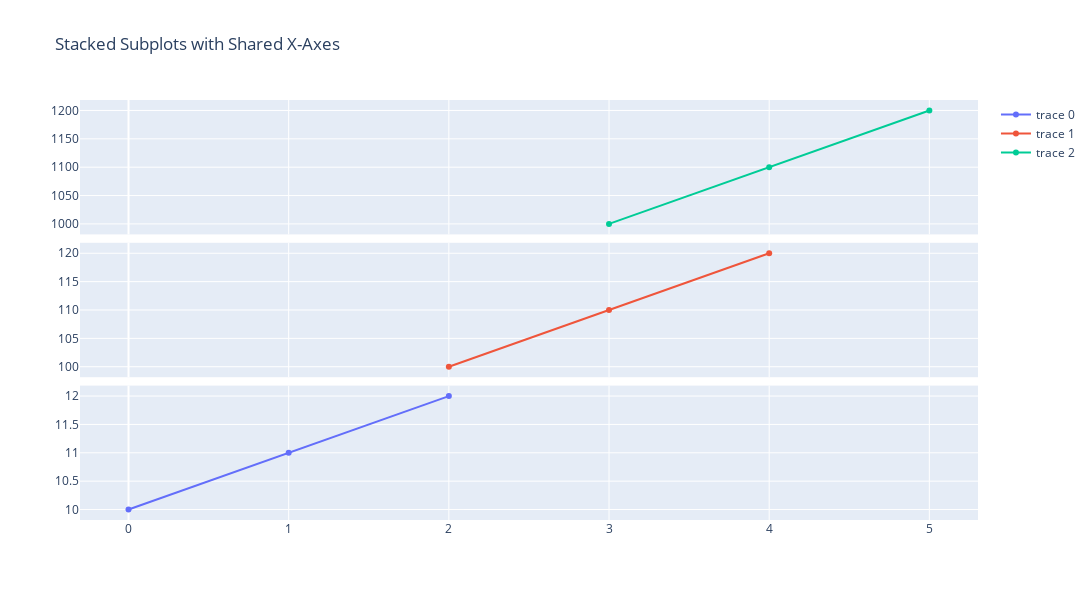

The code cell stored with this chart in its notebook:
### Markdown cell above
### **Subplots with same X-Axes**

### Code cell
from plotly.subplots import make_subplots
import plotly.graph_objects as go

fig = make_subplots(rows=3, cols=1,
                    shared_xaxes=True,
                    # shared_yaxes=True,
                    vertical_spacing=0.02)

fig.add_trace(go.Scatter(x=[0, 1, 2], y=[10, 11, 12]),
              row=3, col=1)

fig.add_trace(go.Scatter(x=[2, 3, 4], y=[100, 110, 120]),
              row=2, col=1)

fig.add_trace(go.Scatter(x=[3, 4, 5], y=[1000, 1100, 1200]),
              row=1, col=1)

fig.update_layout(height=600, width=1200,
                  title_text="Stacked Subplots with Shared X-Axes")
fig.show()

### Figure 1 — Plotly figure (JSON) as saved in the notebook; plotly's stock layout.template omitted (floating-point values rounded to 4 significant figures)
{"data": [{"type": "scatter", "x": [0, 1, 2], "xaxis": "x3", "y": [10, 11, 12], "yaxis": "y3"}, {"type": "scatter", "x": [2, 3, 4], "xaxis": "x2", "y": [100, 110, 120], "yaxis": "y2"}, {"type": "scatter", "x": [3, 4, 5], "xaxis": "x", "y": [1000, 1100, 1200], "yaxis": "y"}], "layout": {"height": 600, "title": {"text": "Stacked Subplots with Shared X-Axes"}, "width": 1200, "xaxis": {"anchor": "y", "domain": [0, 1], "matches": "x3", "showticklabels": false}, "xaxis2": {"anchor": "y2", "domain": [0, 1], "matches": "x3", "showticklabels": false}, "xaxis3": {"anchor": "y3", "domain": [0, 1]}, "yaxis": {"anchor": "x", "domain": [0.68, 1]}, "yaxis2": {"anchor": "x2", "domain": [0.34, 0.66]}, "yaxis3": {"anchor": "x3", "domain": [0, 0.32]}}}
